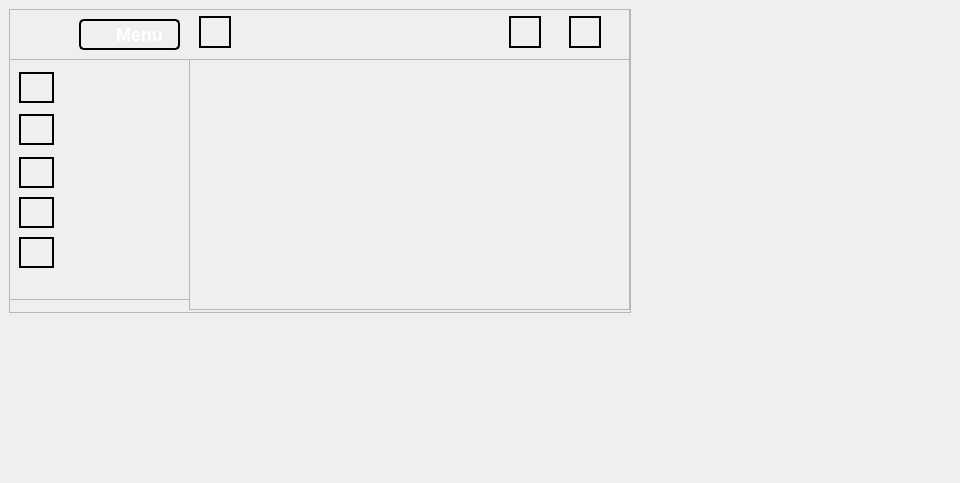
<?xml version="1.0" encoding="UTF-8"?>
<ui version="4.0">
 <class>MainWindow</class>
 <widget class="QMainWindow" name="MainWindow">
  <property name="geometry">
   <rect>
    <x>0</x>
    <y>0</y>
    <width>960</width>
    <height>483</height>
   </rect>
  </property>
  <property name="windowTitle">
   <string>The StudyClock</string>
  </property>
  <property name="windowIcon">
   <iconset>
    <normaloff>../../../../../../Users/aashw/Desktop/The-StudyClock/resources/logo.jpg</normaloff>../../../../../../Users/aashw/Desktop/The-StudyClock/resources/logo.jpg</iconset>
  </property>
  <widget class="QWidget" name="centralwidget">
   <widget class="QFrame" name="frame">
    <property name="geometry">
     <rect>
      <x>9</x>
      <y>9</y>
      <width>622</width>
      <height>304</height>
     </rect>
    </property>
    <property name="frameShape">
     <enum>QFrame::StyledPanel</enum>
    </property>
    <property name="frameShadow">
     <enum>QFrame::Raised</enum>
    </property>
    <widget class="QFrame" name="title_frame">
     <property name="geometry">
      <rect>
       <x>0</x>
       <y>0</y>
       <width>621</width>
       <height>51</height>
      </rect>
     </property>
     <property name="frameShape">
      <enum>QFrame::StyledPanel</enum>
     </property>
     <property name="frameShadow">
      <enum>QFrame::Raised</enum>
     </property>
     <widget class="QLabel" name="menuicon">
      <property name="geometry">
       <rect>
        <x>44</x>
        <y>10</y>
        <width>31</width>
        <height>31</height>
       </rect>
      </property>
      <property name="text">
       <string/>
      </property>
      <property name="pixmap">
       <pixmap>../../../../../../Users/aashw/Desktop/The-StudyClock/resources/menu.png</pixmap>
      </property>
      <property name="scaledContents">
       <bool>true</bool>
      </property>
     </widget>
     <widget class="QLabel" name="menu">
      <property name="geometry">
       <rect>
        <x>70</x>
        <y>10</y>
        <width>101</width>
        <height>31</height>
       </rect>
      </property>
      <property name="styleSheet">
       <string notr="true">QLabel {
    color: white;
    font-family: &quot;Trebuchet MS&quot;;
    font-size: 18px;
    font-weight: bold;
    border: 2px solid black; 
    border-radius: 5px;
}
</string>
      </property>
      <property name="text">
       <string>      Menu</string>
      </property>
     </widget>
     <widget class="QLabel" name="title">
      <property name="geometry">
       <rect>
        <x>260</x>
        <y>2</y>
        <width>191</width>
        <height>41</height>
       </rect>
      </property>
      <property name="text">
       <string/>
      </property>
      <property name="pixmap">
       <pixmap>../../../../../../Users/aashw/Desktop/The-StudyClock/resources/title.png</pixmap>
      </property>
      <property name="scaledContents">
       <bool>true</bool>
      </property>
     </widget>
     <widget class="QPushButton" name="credits">
      <property name="geometry">
       <rect>
        <x>190</x>
        <y>7</y>
        <width>32</width>
        <height>32</height>
       </rect>
      </property>
      <property name="styleSheet">
       <string notr="true">QPushButton {
    background-color: transparent;
    border: 2px solid black;
    border-radius: 25px;
}

QPushButton:hover {
    background-color: rgba(0, 0, 255, 50);
    border: 2px solid #000080;
    transition: background-color 0.3s, border 0.3s; 
}
</string>
      </property>
      <property name="text">
       <string/>
      </property>
      <property name="icon">
       <iconset>
        <normaloff>../../../../../../Users/aashw/Desktop/The-StudyClock/resources/credits.png</normaloff>../../../../../../Users/aashw/Desktop/The-StudyClock/resources/credits.png</iconset>
      </property>
      <property name="iconSize">
       <size>
        <width>27</width>
        <height>27</height>
       </size>
      </property>
     </widget>
     <widget class="QPushButton" name="stats">
      <property name="geometry">
       <rect>
        <x>500</x>
        <y>7</y>
        <width>32</width>
        <height>32</height>
       </rect>
      </property>
      <property name="styleSheet">
       <string notr="true">QPushButton {
    background-color: transparent;
    border: 2px solid black;
    border-radius: 25px;
}

QPushButton:hover {
    background-color: rgba(0, 0, 255, 50);
    border: 2px solid #000080;
    transition: background-color 0.3s, border 0.3s; 
}
</string>
      </property>
      <property name="text">
       <string/>
      </property>
      <property name="icon">
       <iconset>
        <normaloff>../../../../../../Users/aashw/Desktop/The-StudyClock/resources/stats.png</normaloff>../../../../../../Users/aashw/Desktop/The-StudyClock/resources/stats.png</iconset>
      </property>
      <property name="iconSize">
       <size>
        <width>23</width>
        <height>23</height>
       </size>
      </property>
     </widget>
     <widget class="QPushButton" name="profile">
      <property name="geometry">
       <rect>
        <x>560</x>
        <y>7</y>
        <width>32</width>
        <height>32</height>
       </rect>
      </property>
      <property name="styleSheet">
       <string notr="true">QPushButton {
    background-color: transparent;
    border: 2px solid black;
    border-radius: 25px;
}

QPushButton:hover {
    background-color: rgba(0, 0, 255, 50);
    border: 2px solid #000080;
    transition: background-color 0.3s, border 0.3s; 
}
</string>
      </property>
      <property name="text">
       <string/>
      </property>
      <property name="icon">
       <iconset>
        <normaloff>../../../../../../Users/aashw/Desktop/The-StudyClock/resources/profile.png</normaloff>../../../../../../Users/aashw/Desktop/The-StudyClock/resources/profile.png</iconset>
      </property>
      <property name="iconSize">
       <size>
        <width>23</width>
        <height>23</height>
       </size>
      </property>
     </widget>
    </widget>
    <widget class="QFrame" name="info_frame">
     <property name="geometry">
      <rect>
       <x>180</x>
       <y>50</y>
       <width>441</width>
       <height>251</height>
      </rect>
     </property>
     <property name="frameShape">
      <enum>QFrame::StyledPanel</enum>
     </property>
     <property name="frameShadow">
      <enum>QFrame::Raised</enum>
     </property>
    </widget>
    <widget class="QFrame" name="frame_2">
     <property name="geometry">
      <rect>
       <x>0</x>
       <y>50</y>
       <width>181</width>
       <height>241</height>
      </rect>
     </property>
     <property name="frameShape">
      <enum>QFrame::StyledPanel</enum>
     </property>
     <property name="frameShadow">
      <enum>QFrame::Raised</enum>
     </property>
     <widget class="QLabel" name="comingsoon">
      <property name="geometry">
       <rect>
        <x>51</x>
        <y>95</y>
        <width>115</width>
        <height>36</height>
       </rect>
      </property>
      <property name="text">
       <string/>
      </property>
      <property name="pixmap">
       <pixmap>../../../../../../Users/aashw/Desktop/The-StudyClock/resources/studyfocus.png</pixmap>
      </property>
      <property name="scaledContents">
       <bool>true</bool>
      </property>
     </widget>
     <widget class="QPushButton" name="settings_5">
      <property name="geometry">
       <rect>
        <x>10</x>
        <y>13</y>
        <width>35</width>
        <height>31</height>
       </rect>
      </property>
      <property name="styleSheet">
       <string notr="true">QPushButton {
    background-color: transparent;
    border: 2px solid black;
    border-radius: 25px;
}

QPushButton:hover {
    background-color: rgba(0, 0, 255, 50);
    border: 2px solid #000080;
    transition: background-color 0.3s, border 0.3s; 
}
</string>
      </property>
      <property name="text">
       <string/>
      </property>
      <property name="icon">
       <iconset>
        <normaloff>../../../../../../Users/aashw/Desktop/The-StudyClock/resources/studyclock.png</normaloff>../../../../../../Users/aashw/Desktop/The-StudyClock/resources/studyclock.png</iconset>
      </property>
      <property name="iconSize">
       <size>
        <width>27</width>
        <height>27</height>
       </size>
      </property>
     </widget>
     <widget class="QLabel" name="study">
      <property name="geometry">
       <rect>
        <x>51</x>
        <y>138</y>
        <width>16</width>
        <height>16</height>
       </rect>
      </property>
      <property name="text">
       <string/>
      </property>
      <property name="pixmap">
       <pixmap>../../../../../../Users/aashw/Desktop/The-StudyClock/resources/studyplanner.png</pixmap>
      </property>
      <property name="scaledContents">
       <bool>true</bool>
      </property>
     </widget>
     <widget class="QLabel" name="timer">
      <property name="geometry">
       <rect>
        <x>51</x>
        <y>10</y>
        <width>125</width>
        <height>35</height>
       </rect>
      </property>
      <property name="font">
       <font>
        <family>Trebuchet MS</family>
        <weight>75</weight>
        <bold>true</bold>
       </font>
      </property>
      <property name="styleSheet">
       <string notr="true"/>
      </property>
      <property name="text">
       <string/>
      </property>
      <property name="pixmap">
       <pixmap>../../../../../../Users/aashw/Desktop/The-StudyClock/resources/20-20-20Timer.png</pixmap>
      </property>
      <property name="scaledContents">
       <bool>true</bool>
      </property>
     </widget>
     <widget class="QPushButton" name="settings_4">
      <property name="geometry">
       <rect>
        <x>10</x>
        <y>98</y>
        <width>35</width>
        <height>31</height>
       </rect>
      </property>
      <property name="styleSheet">
       <string notr="true">QPushButton {
    background-color: transparent;
    border: 2px solid black;
    border-radius: 25px;
}

QPushButton:hover {
    background-color: rgba(0, 0, 255, 50);
    border: 2px solid #000080;
    transition: background-color 0.3s, border 0.3s; 
}
</string>
      </property>
      <property name="text">
       <string/>
      </property>
      <property name="icon">
       <iconset>
        <normaloff>../../../../../../Users/aashw/Desktop/The-StudyClock/resources/study-time.png</normaloff>../../../../../../Users/aashw/Desktop/The-StudyClock/resources/study-time.png</iconset>
      </property>
      <property name="iconSize">
       <size>
        <width>27</width>
        <height>27</height>
       </size>
      </property>
     </widget>
     <widget class="QLabel" name="task">
      <property name="geometry">
       <rect>
        <x>51</x>
        <y>51</y>
        <width>120</width>
        <height>36</height>
       </rect>
      </property>
      <property name="text">
       <string/>
      </property>
      <property name="pixmap">
       <pixmap>../../../../../../Users/aashw/Desktop/The-StudyClock/resources/taskbuddy.png</pixmap>
      </property>
      <property name="scaledContents">
       <bool>true</bool>
      </property>
     </widget>
     <widget class="QPushButton" name="settings_3">
      <property name="geometry">
       <rect>
        <x>10</x>
        <y>55</y>
        <width>35</width>
        <height>31</height>
       </rect>
      </property>
      <property name="styleSheet">
       <string notr="true">QPushButton {
    background-color: transparent;
    border: 2px solid black;
    border-radius: 25px;
}

QPushButton:hover {
    background-color: rgba(0, 0, 255, 50);
    border: 2px solid #000080;
    transition: background-color 0.3s, border 0.3s; 
}
</string>
      </property>
      <property name="text">
       <string/>
      </property>
      <property name="icon">
       <iconset>
        <normaloff>../../../../../../Users/aashw/Desktop/The-StudyClock/resources/todo.png</normaloff>../../../../../../Users/aashw/Desktop/The-StudyClock/resources/todo.png</iconset>
      </property>
      <property name="iconSize">
       <size>
        <width>27</width>
        <height>27</height>
       </size>
      </property>
     </widget>
     <widget class="QPushButton" name="settings_6">
      <property name="geometry">
       <rect>
        <x>10</x>
        <y>138</y>
        <width>35</width>
        <height>31</height>
       </rect>
      </property>
      <property name="styleSheet">
       <string notr="true">QPushButton {
    background-color: transparent;
    border: 2px solid black;
    border-radius: 25px;
}

QPushButton:hover {
    background-color: rgba(0, 0, 255, 50);
    border: 2px solid #000080;
    transition: background-color 0.3s, border 0.3s; 
}
</string>
      </property>
      <property name="text">
       <string/>
      </property>
      <property name="icon">
       <iconset>
        <normaloff>../../../../../../Users/aashw/Desktop/The-StudyClock/resources/studying.png</normaloff>../../../../../../Users/aashw/Desktop/The-StudyClock/resources/studying.png</iconset>
      </property>
      <property name="iconSize">
       <size>
        <width>27</width>
        <height>27</height>
       </size>
      </property>
     </widget>
     <widget class="QPushButton" name="settings">
      <property name="geometry">
       <rect>
        <x>10</x>
        <y>178</y>
        <width>35</width>
        <height>31</height>
       </rect>
      </property>
      <property name="styleSheet">
       <string notr="true">QPushButton {
    background-color: transparent;
    border: 2px solid black;
    border-radius: 25px;
}

QPushButton:hover {
    background-color: rgba(0, 0, 255, 50);
    border: 2px solid #000080;
    transition: background-color 0.3s, border 0.3s; 
}
</string>
      </property>
      <property name="text">
       <string/>
      </property>
      <property name="icon">
       <iconset>
        <normaloff>../../../../../../Users/aashw/Desktop/The-StudyClock/resources/gear.png</normaloff>../../../../../../Users/aashw/Desktop/The-StudyClock/resources/gear.png</iconset>
      </property>
      <property name="iconSize">
       <size>
        <width>27</width>
        <height>27</height>
       </size>
      </property>
     </widget>
     <widget class="QLabel" name="settingstitle">
      <property name="geometry">
       <rect>
        <x>51</x>
        <y>175</y>
        <width>101</width>
        <height>35</height>
       </rect>
      </property>
      <property name="text">
       <string/>
      </property>
      <property name="pixmap">
       <pixmap>../../../../../../Users/aashw/Desktop/The-StudyClock/resources/settings.png</pixmap>
      </property>
      <property name="scaledContents">
       <bool>true</bool>
      </property>
     </widget>
     <widget class="QLabel" name="comingsoon_2">
      <property name="geometry">
       <rect>
        <x>50</x>
        <y>136</y>
        <width>121</width>
        <height>33</height>
       </rect>
      </property>
      <property name="text">
       <string/>
      </property>
      <property name="pixmap">
       <pixmap>../../../../../../Users/aashw/Desktop/The-StudyClock/resources/soon.png</pixmap>
      </property>
      <property name="scaledContents">
       <bool>true</bool>
      </property>
     </widget>
    </widget>
   </widget>
   <widget class="QLabel" name="bg">
    <property name="geometry">
     <rect>
      <x>0</x>
      <y>0</y>
      <width>960</width>
      <height>483</height>
     </rect>
    </property>
    <property name="text">
     <string/>
    </property>
    <property name="pixmap">
     <pixmap>../../../../../../Users/aashw/Desktop/The-StudyClock/resources/bg.jpg</pixmap>
    </property>
    <property name="scaledContents">
     <bool>true</bool>
    </property>
   </widget>
   <zorder>bg</zorder>
   <zorder>frame</zorder>
  </widget>
 </widget>
 <resources/>
 <connections/>
</ui>
